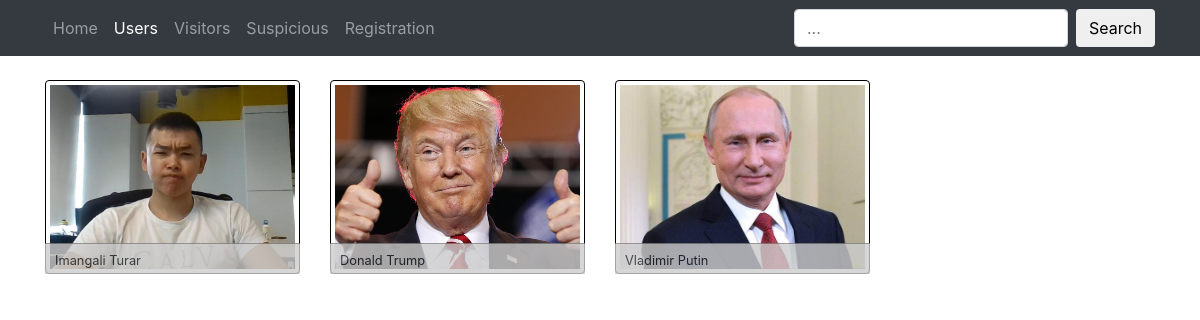
/users/, run on the app's committed database.
### create_db.py (models this page shows, shortened)
class Users(Base):
    __tablename__ = "users"
    id = Column(Integer, primary_key=True, autoincrement=True)
    name = Column(String(250), nullable=False)
    email = Column(String(250), nullable=False)
    phone = Column(String(250), nullable=False)
    image = Column(String(250), nullable=False)

### webserver.py (the view)
@app.route('/users/', methods=['GET'])
def users():
    users = session.query(Users).order_by(Users.id.desc()).all()
    return render_template('users.html', users=users)

### templates/users.html (shortened to what this page needs)
<!DOCTYPE html>
<html lang="en">
  <head>
    <link rel=stylesheet type=text/css href="{{ url_for('static', filename='vendor/bootstrap/css/bootstrap.min.css') }}">
    <link rel=stylesheet type=text/css href="{{ url_for('static', filename='css/thumbnail-gallery.css') }}">
    <link rel=stylesheet type=text/css href="{{ url_for('static', filename='css/croppr.min.css') }}">
  </head>
  <body>
    {% include 'navigation.html' %}
    <div class="container">
      <div class="row text-center text-lg-left">
        {% for user in users: %}
        <div style='cursor: pointer;' data-toggle="modal" data-target="#user{{user.id}}" class="col-lg-3 col-md-4 col-xs-6">
            <img style='width: 100%; border: 1px solid black;' class="img-fluid img-thumbnail" src="{{url_for('static', filename='images/users/'+user.id|string+'/picture.'+user.image)}}" alt="">
            <div class="bottom-left"><small>{{ user.name }}</small></div>
        </div>
        {% endfor %}
      </div>
    </div>
  </body>
</html>

### static/css/thumbnail-gallery.css (style rules this page uses)
body { padding-top: 54px; }
@media (min-width: 992px) { body { padding-top: 56px; } }

### templates/users.html (style rules this page uses)
.bottom-left { position: relative; bottom: 31px; border-top: 1px solid grey; background-color: #CCC; width: 100%; padding: 3px 10px 3px 10px; opacity: 0.8; }

### data on the page
Users: shows a picture, name "Imangali Turar"
Users: shows a picture, name "Donald Trump"
Users: shows a picture, name "Vladimir Putin"
